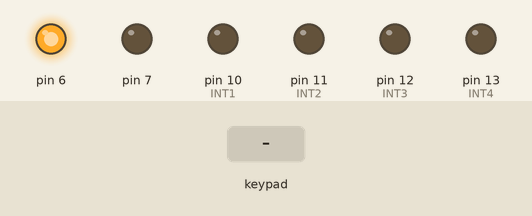
The sketch below on a simulated Arduino Uno, built with avr-gcc and run on an emulated ATmega328P. Parts: output pins drawn as LEDs (lit = HIGH). The inputs (shaded band) are chosen by the test bench.

Above: at 1.2 s.
1.3 s: key 'U' pressed
At 1.5 s:
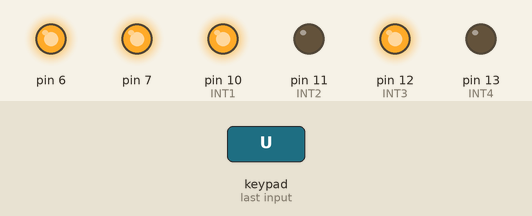
3.2 s: key 'D' pressed
At 3.4 s:
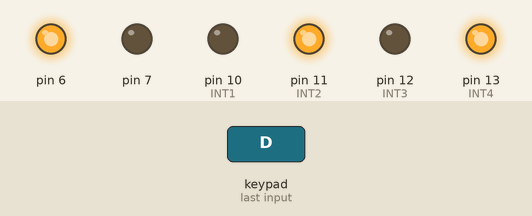
5.1 s: key 'L' pressed
At 5.3 s:
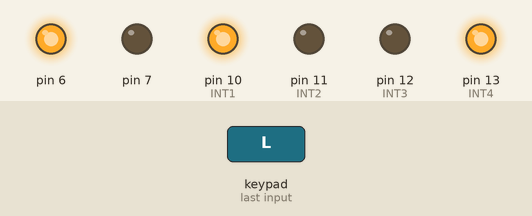
7.0 s: key 'R' pressed
At 7.2 s:
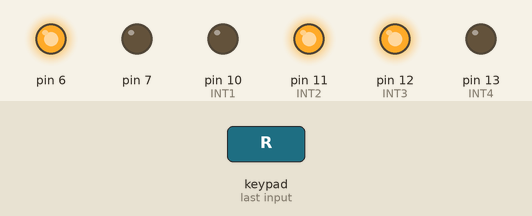
Timing chart, 0 to 9.9 s (numbered marks = the images above; inputs shaded):
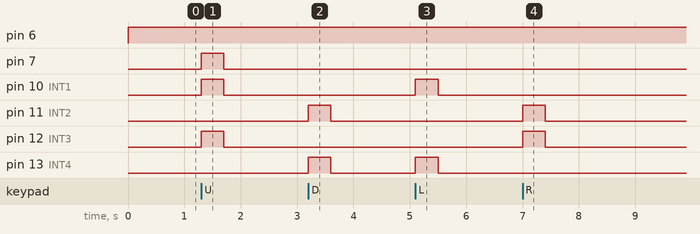

Measured:
- after the input at 1.3 s, pin 7, pin 10 (INT1), pin 12 (INT3): LOW → HIGH at once, → LOW 0.40 s later
- after the input at 3.2 s, pin 11 (INT2), pin 13 (INT4): LOW → HIGH at once, → LOW 0.40 s later
- after the input at 5.1 s, pin 10 (INT1), pin 13 (INT4): LOW → HIGH at once, → LOW 0.40 s later
- after the input at 7.0 s, pin 11 (INT2), pin 12 (INT3): LOW → HIGH at once, → LOW 0.40 s later

The sketch:

carro_bluetooth.ino
```cpp
#define CUSTOM_SETTINGS
#define INCLUDE_GAMEPAD_MODULE
#include <Dabble.h>
#include <Ultrasonic.h>
#include <Servo.h>

#define SERVO1 2 // Porta Digital 2 PWM
#define SERVO2 3 // Porta Digital 3 PWM


Servo servo1; // Variável Servo
Servo servo2;

#define INT1 10
#define INT2 11
#define INT3 12
#define INT4 13

#define pino_trigger 8
#define pino_echo 9

Ultrasonic ultrasonic(pino_trigger, pino_echo);
 boolean automatico=false;

void setup()
{

  Serial.begin(250000);
  Dabble.begin(9600,5,4);
  pinMode(INT1,OUTPUT);
  pinMode(INT2,OUTPUT);
  pinMode(INT3,OUTPUT);
  pinMode(INT4,OUTPUT);
   pinMode(7, OUTPUT);
 pinMode(6, OUTPUT);
  Stop();
}


void loop() {
  digitalWrite(6,HIGH);//led verde


  Dabble.processInput();


   if(GamePad.isUpPressed()){
      forward();
   }
   else if(GamePad.isDownPressed()){
     backward();
   }
   else if(GamePad.isLeftPressed()){
      left();
    }
    else if(GamePad.isRightPressed()){
      right();
    }
    else if(GamePad.isStartPressed()){
      automatico=true;

      while(automatico==true){
        float CM;
        long microsec = ultrasonic.timing();
        CM = ultrasonic.convert(microsec, Ultrasonic::CM);
        Dabble.processInput();

        if(CM <=30){//o número corresponde a distância desejada
          digitalWrite(7,HIGH);
          Stop();
          left();
          delay(1300);
          Stop();
        }
        else{
            Dabble.processInput();
            if(GamePad.isSelectPressed()){
              automatico=false;
            }
            else{
              Dabble.processInput();
              digitalWrite(7, LOW);
              forward();
           }
        }
      }
    }
    else if(GamePad.isSelectPressed()){
      automatico=false;

    }
    else{
      Stop();
    }

}


void forward() {
   digitalWrite(INT1, HIGH);
  digitalWrite(INT2, LOW);
  digitalWrite(INT3, HIGH);
  digitalWrite(INT4, LOW);
  digitalWrite(7,HIGH);
}

void backward() {
  digitalWrite(INT1, LOW);
  digitalWrite(INT2, HIGH);
  digitalWrite(INT3, LOW);
  digitalWrite(INT4, HIGH);
  digitalWrite(7,LOW);
}

void left() {
  digitalWrite(INT1, HIGH);
  digitalWrite(INT2, LOW);
  digitalWrite(INT3, LOW);
  digitalWrite(INT4, HIGH);
  digitalWrite(7,LOW);
}

void right() {
  digitalWrite(INT1, LOW);
  digitalWrite(INT2, HIGH);
  digitalWrite(INT3, HIGH);
  digitalWrite(INT4, LOW);
  digitalWrite(7,LOW);
}

void Stop() {
  digitalWrite(INT1,LOW);
  digitalWrite(INT2,LOW);
  digitalWrite(INT3,LOW);
  digitalWrite(INT4,LOW);
  digitalWrite(7,LOW);
}
```
